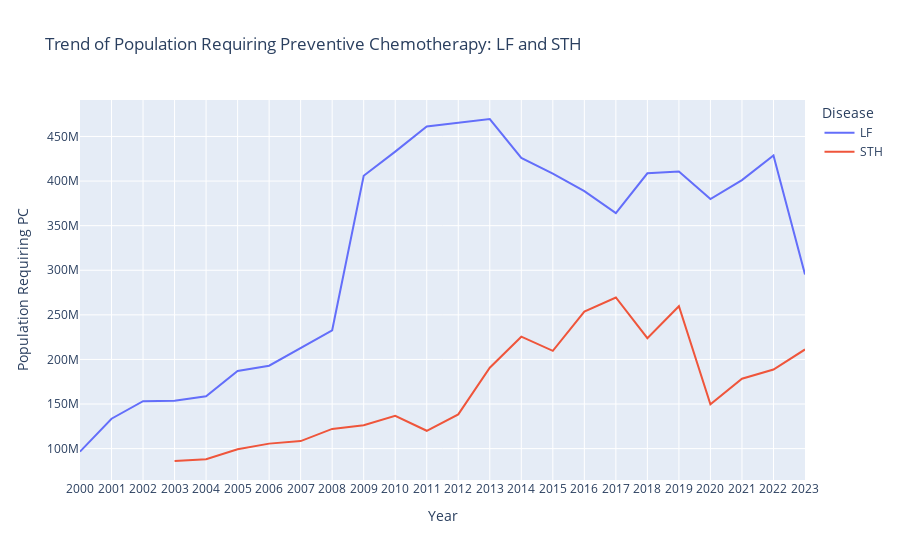

The cell this chart's notebook holds for it:
### Markdown cell above
### Data visualisation

### Code cell
lf = pd.read_csv('data/LF_final.csv')
sth = pd.read_csv('data/STH_final.csv')

lf['Population requiring PC for LF'] = pd.to_numeric(lf['Population requiring PC for LF'], errors='coerce')
sth['Population requiring PC for STH, Pre-SAC'] = pd.to_numeric(sth['Population requiring PC for STH, Pre-SAC'], errors='coerce')

lf_year = (lf.groupby('Year')['Population requiring PC for LF'].sum().reset_index(name='Pop_PC').assign(Disease='LF'))
sth_year = (sth.groupby('Year')['Population requiring PC for STH, Pre-SAC'].sum().reset_index(name='Pop_PC').assign(Disease='STH'))

df= pd.concat([lf_year, sth_year], ignore_index=True)
fig= px.line(df,x='Year',y='Pop_PC',color='Disease',labels={'Pop_PC':'Population Requiring PC'},title='Trend of Population Requiring Preventive Chemotherapy: LF and STH')
fig.update_layout(xaxis=dict(dtick=1), yaxis_title='Population Requiring PC')
fig.show()

### Figure 1 — Plotly figure (JSON) as saved in the notebook; plotly's stock layout.template omitted (floating-point values rounded to 4 significant figures)
{"data": [{"hovertemplate": "Disease=LF<br>Year=%{x}<br>Population Requiring PC=%{y}<extra></extra>", "legendgroup": "LF", "line": {"color": "#636efa", "dash": "solid"}, "marker": {"symbol": "circle"}, "mode": "lines", "name": "LF", "orientation": "v", "showlegend": true, "type": "scatter", "x": [2000, 2001, 2002, 2003, 2004, 2005, 2006, 2007, 2008, 2009, 2010, 2011, 2012, 2013, 2014, 2015, 2016, 2017, 2018, 2019, 2020, 2021, 2022, 2023], "xaxis": "x", "y": [96600000.0, 133600000.0, 153200000.0, 153600000.0, 158800000.0, 187000000.0, 193000000.0, 213200000.0, 232700000.0, 405900000.0, 433000000.0, 461200000.0, 465300000.0, 469600000.0, 425900000.0, 408500000.0, 388600000.0, 364000000.0, 408700000.0, 410700000.0, 379800000.0, 401000000.0, 428700000.0, 295200000.0], "yaxis": "y"}, {"hovertemplate": "Disease=STH<br>Year=%{x}<br>Population Requiring PC=%{y}<extra></extra>", "legendgroup": "STH", "line": {"color": "#EF553B", "dash": "solid"}, "marker": {"symbol": "circle"}, "mode": "lines", "name": "STH", "orientation": "v", "showlegend": true, "type": "scatter", "x": [2003, 2004, 2005, 2006, 2007, 2008, 2009, 2010, 2011, 2012, 2013, 2014, 2015, 2016, 2017, 2018, 2019, 2020, 2021, 2022, 2023], "xaxis": "x", "y": [86130000.0, 88070000.0, 99310000.0, 105600000.0, 108500000.0, 122100000.0, 126300000.0, 136800000.0, 120000000.0, 138400000.0, 190700000.0, 225500000.0, 209600000.0, 253600000.0, 269400000.0, 223900000.0, 259700000.0, 149800000.0, 178300000.0, 188600000.0, 211200000.0], "yaxis": "y"}], "layout": {"legend": {"title": {"text": "Disease"}, "tracegroupgap": 0}, "title": {"text": "Trend of Population Requiring Preventive Chemotherapy: LF and STH"}, "xaxis": {"anchor": "y", "domain": [0, 1], "dtick": 1, "title": {"text": "Year"}}, "yaxis": {"anchor": "x", "domain": [0, 1], "title": {"text": "Population Requiring PC"}}}}
